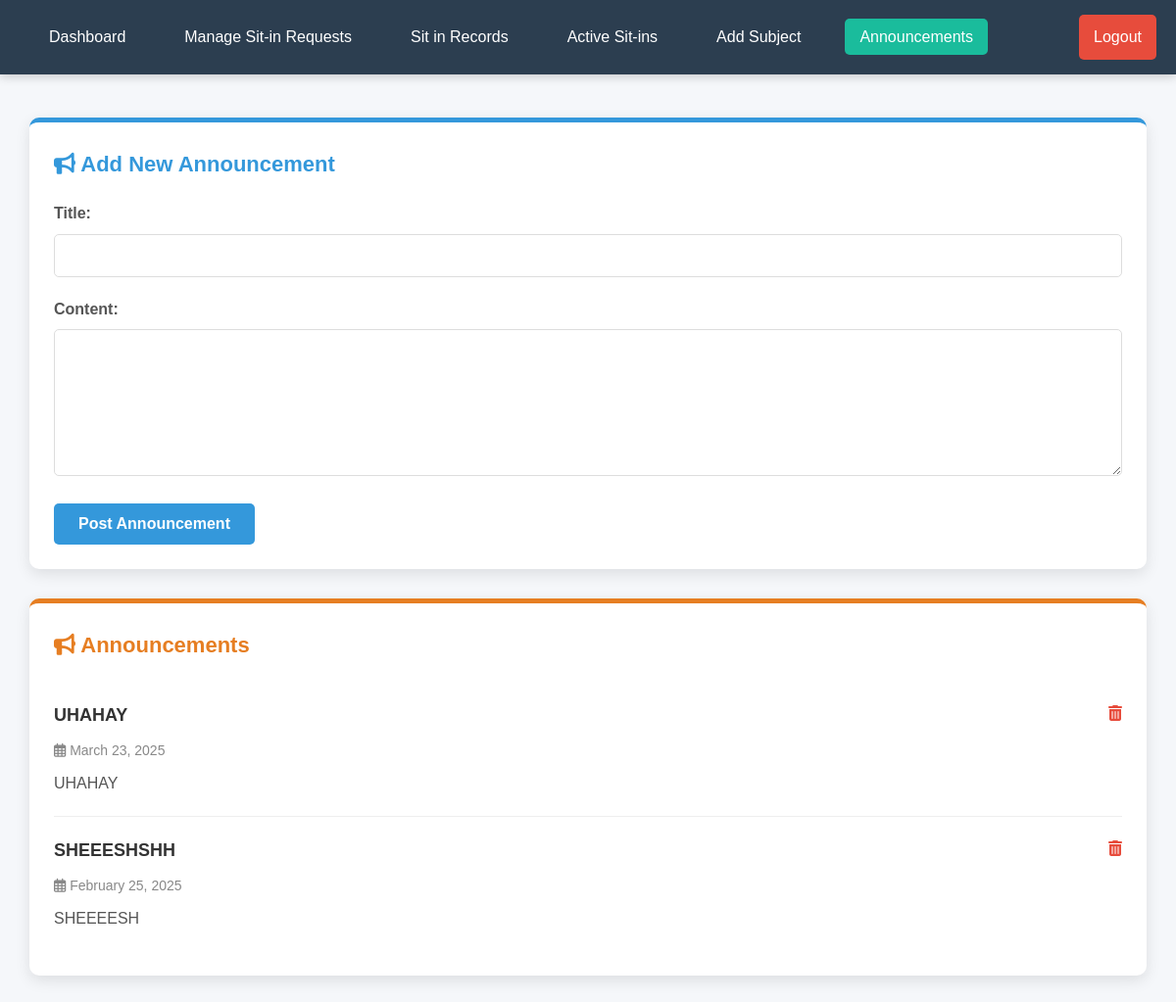
Screenshot of /announcements.php (signed in) with the database file from the repository.
### tables this page shows
CREATE TABLE `announcements` (
  `id` int(11) NOT NULL,
  `title` varchar(255) NOT NULL,
  `content` text NOT NULL,
  `date` date NOT NULL
);

### announcements.php (the view, shortened to what this page needs)
<?php
$servername = "localhost";
$dbusername = "root";
$dbpassword = "";
$dbname = "my_database";
$conn = new mysqli($servername, $dbusername, $dbpassword, $dbname);
$is_admin = isset($_SESSION['admin_id']);
$sql = "SELECT * FROM announcements ORDER BY date DESC";
$result = $conn->query($sql);
$announcements = [];
if ($result) {
    while ($row = $result->fetch_assoc()) {
        $announcements[] = $row;
    }
}
?>
<!DOCTYPE html>
<html lang="en">
<head>
    <link rel="stylesheet" href="https://cdnjs.cloudflare.com/ajax/libs/font-awesome/6.4.0/css/all.min.css">
</head>
<body>
<nav>
    <ul>
        <?php if ($is_admin): ?>
            <li><a href="admin_dashboard.php">Dashboard</a></li>
            <li><a href="manage_sit_in_requests.php">Manage Sit-in Requests</a></li>
            <li><a href="approved_sit_in_sessions.php">Sit in Records</a></li>
            <li><a href="active_sitin.php">Active Sit-ins</a></li>
            <li><a href="add_subject.php">Add Subject</a></li>
            <li><a href="announcements.php" class="active">Announcements</a></li>
        <?php else: ?>
            <li><a href="home.php">Dashboard</a></li>
            <li><a href="reservations.php">Reservations</a></li>
            <li><a href="announcements.php" class="active">Announcements</a></li>
        <?php endif; ?>
    </ul>
    <div class="logout-container">
        <a href="logout.php">Logout</a>
    </div>
</nav>
<div class="container">
    <?php if ($is_admin): ?>
    <div class="announcement-form">
        <h2><i class="fas fa-bullhorn"></i> Add New Announcement</h2>
        <form method="POST" action="announcements.php">
            <div class="form-group">
                <label for="title">Title:</label>
                <input type="text" id="title" name="title" required>
            </div>
            <div class="form-group">
                <label for="content">Content:</label>
                <textarea id="content" name="content" required></textarea>
            </div>
            <button type="submit" name="add_announcement" class="btn-submit">Post Announcement</button>
        </form>
    </div>
    <?php endif; ?>
    <div class="announcements-section">
        <h2><i class="fas fa-bullhorn"></i> Announcements</h2>
        <?php if (empty($announcements)): ?>
            <p>No announcements available at this time.</p>
        <?php else: ?>
            <?php foreach ($announcements as $announcement): ?>
                <div class="announcement">
                    <h3><?php echo htmlspecialchars($announcement['title']); ?></h3>
                    <span class="announcement-date">
                        <i class="far fa-calendar-alt"></i> <?php echo date('F d, Y', strtotime($announcement['date'])); ?>
                    </span>
                    <div class="announcement-content">
                        <?php echo nl2br(htmlspecialchars($announcement['content'])); ?>
                    </div>
                    <?php if ($is_admin): ?>
                        <a href="announcements.php?delete=<?php echo $announcement['id']; ?>"
                           class="delete-btn"
                           onclick="return confirm('Are you sure you want to delete this announcement?');">
                            <i class="fas fa-trash-alt"></i>
                        </a>
                    <?php endif; ?>
                </div>
            <?php endforeach; ?>
        <?php endif; ?>
    </div>
</div>
</body>
</html>

### announcements.php (style rules this page uses)
* { margin: 0; padding: 0; box-sizing: border-box; }
body { font-family: 'Arial', sans-serif; background-color: #f5f7fa; color: #333; line-height: 1.6; }
nav { background: #2C3E50; width: 100%; padding: 15px 0; position: fixed; top: 0; left: 0; display: flex; justify-content: space-between; align-items: center; z-index: 1000; box-shadow: 0 2px 10px rgba(0,0,0,0.2); }
nav ul { list-style: none; padding: 0; margin: 0 0 0 20px; display: flex; }
nav ul li { margin: 0 15px; }
nav ul li a { text-decoration: none; color: white; font-size: 16px; padding: 10px 15px; border-radius: 5px; transition: all 0.3s ease; }
nav ul li a.active { background: #1ABC9C; }
.logout-container { margin-right: 20px; }
.logout-container a { text-decoration: none; color: white; font-size: 16px; padding: 10px 15px; background: #e74c3c; border-radius: 5px; transition: all 0.3s ease; display: inline-block; }
.container { display: flex; flex-direction: column; padding: 120px 30px 30px; max-width: 1200px; margin: 0 auto; }
.announcement-form { background: white; border-radius: 10px; padding: 25px; margin-bottom: 30px; box-shadow: 0 5px 15px rgba(0, 0, 0, 0.1); border-top: 5px solid #3498db; }
.announcement-form h2 { color: #3498db; margin-bottom: 20px; font-size: 22px; }
.form-group { margin-bottom: 20px; }
.form-group label { display: block; margin-bottom: 8px; font-weight: bold; color: #555; }
.form-group input[type="text"], .form-group textarea { width: 100%; padding: 12px; border: 1px solid #ddd; border-radius: 5px; font-size: 16px; transition: border 0.3s; }
.form-group textarea { min-height: 150px; resize: vertical; }
.btn-submit { background: #3498db; color: white; border: none; padding: 12px 25px; border-radius: 5px; cursor: pointer; font-size: 16px; font-weight: bold; transition: all 0.3s ease; }
.announcements-section { background: white; padding: 25px; border-radius: 10px; box-shadow: 0 5px 15px rgba(0, 0, 0, 0.1); border-top: 5px solid #e67e22; }
.announcements-section h2 { color: #e67e22; margin-bottom: 20px; font-size: 22px; }
.announcement { border-bottom: 1px solid #eee; padding: 20px 0; position: relative; }
.announcement:last-child { border-bottom: none; }
.announcement h3 { margin: 0 0 10px; color: #333; font-size: 18px; }
.announcement-date { font-size: 14px; color: #888; margin-bottom: 10px; display: block; }
.announcement-content { color: #555; line-height: 1.6; }
.delete-btn { position: absolute; top: 20px; right: 0; color: #e74c3c; background: none; border: none; cursor: pointer; font-size: 16px; transition: all 0.2s; }

### rows the page displays
announcements: title "UHAHAY", date "March 23, 2025", content "UHAHAY"
announcements: title "SHEEESHSHH", date "February 25, 2025", content "SHEEEESH"
